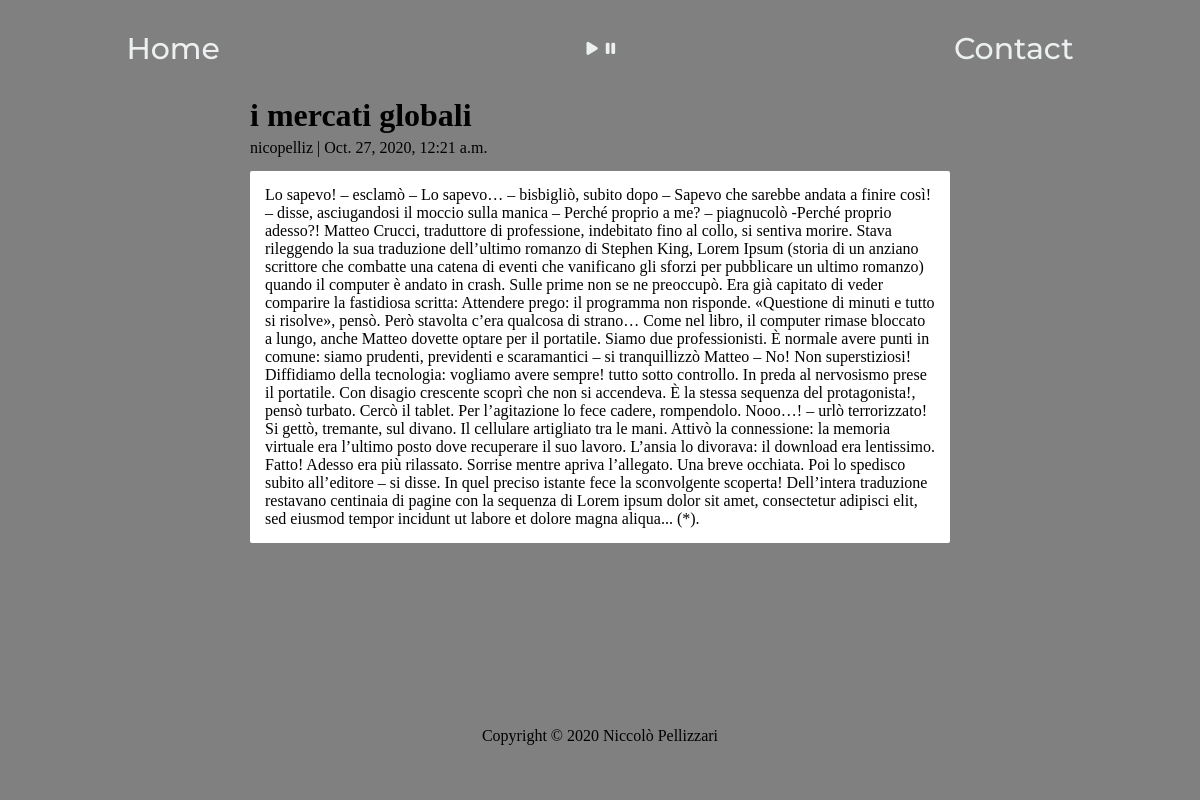
Screenshot of /crypto-blog/i-mercati-globali/ with the database file from the repository.
### cryptoblog/models.py (models this page shows, shortened)
class Post(models.Model):
    title = models.CharField(max_length=200, unique=True)
    slug = models.SlugField(max_length=200, unique=True)
    author = models.ForeignKey(User, on_delete=models.CASCADE, related_name='blog_posts')
    updated_on = models.DateTimeField(auto_now=True)
    content = models.TextField()
    created_on = models.DateTimeField(auto_now_add=True)
    status = models.IntegerField(choices=STATUS, default=0)
    class Meta:
        ordering = ['-created_on']

### cryptoblog/views.py (the view)
# urls.py: path('<slug:slug>/', views.PostDetail.as_view(), name='post_detail'),
class PostDetail(generic.DetailView):
    model = Post
    template_name = 'post_details.html'

### templates/post_details.html
{% extends 'base.html' %}
{% load static %}
{% block content %}
<head>
<link href="{% static 'css/crypto-blog.css' %}" rel="stylesheet" type="text/css">
</head>
<div class="container2">
  <div class="row">
    <div class="col-md-8  card  mb-4  mt-3  left top">
      <div>
        <h1 class="title-text">{% block title %} {{ object.title }} {% endblock title %}</h1>
        <p class=" text-muted">{{ post.author }} | {{ post.created_on }}</p>
        <p class="card-text ">{{ object.content | safe }}</p>
      </div>
    </div>
  </div>
</div>
{% endblock content %}

### static/css/crypto-blog.css (style rules this page uses)
.card { margin-left: auto; margin-right: auto; width: 70%; }
.card { max-width: 700px; margin-bottom: 1%; }
.title-text { font-weight: 900; }
.text-muted { margin-top:5px; margin-bottom: 2%; }
.card-text { border-radius: 2px; background-color: white; padding: 15px; }

### templates/base.html (style rules this page uses)
* { box-sizing: border-box; margin: 0; padding: 0; border-radius: 12px; }
header, body, footer { background-color: #808080; }
html, body { height: 100%; }
body { margin: 0 8px 0; position: relative; padding-bottom: 100px; }

### rows the page displays
Post: title "i mercati globali", author "nicopelliz", created_on "Oct. 27, 2020, 12:21 a.m.", content "Lo sapevo! – esclamò – Lo sapevo… – bisbigliò, subito dopo – Sapevo che sarebbe andata a finire così! – disse, asciugandosi il moccio sulla manica – Perché proprio a me? – piagnucolò -Perché proprio adesso?! Matteo Crucci, traduttore di professione, indebitato fino al collo, si sentiva morire. Stava rileggendo la sua traduzione dell’ultimo romanzo di Stephen King, Lorem Ipsum (storia di un anziano scrittore che combatte una catena di eventi che vanificano gli sforzi per pubblicare un ultimo romanzo) quando il computer è andato in crash. Sulle prime non se ne preoccupò. Era già capitato di veder comparire la fastidiosa scritta: Attendere prego: il programma non risponde. «Questione di minuti…"
